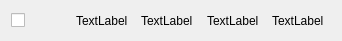
<?xml version="1.0" encoding="UTF-8"?>
<ui version="4.0">
 <class>TaskItem</class>
 <widget class="QWidget" name="TaskItem">
  <property name="geometry">
   <rect>
    <x>0</x>
    <y>0</y>
    <width>342</width>
    <height>41</height>
   </rect>
  </property>
  <property name="windowTitle">
   <string>Form</string>
  </property>
  <layout class="QHBoxLayout" name="horizontalLayout">
   <item>
    <widget class="QCheckBox" name="Check">
     <property name="text">
      <string/>
     </property>
    </widget>
   </item>
   <item>
    <widget class="QLabel" name="FileName">
     <property name="text">
      <string>TextLabel</string>
     </property>
    </widget>
   </item>
   <item>
    <widget class="QLabel" name="NodeName">
     <property name="text">
      <string>TextLabel</string>
     </property>
    </widget>
   </item>
   <item>
    <widget class="QLabel" name="TaskType">
     <property name="text">
      <string>TextLabel</string>
     </property>
    </widget>
   </item>
   <item>
    <widget class="QLabel" name="Value">
     <property name="text">
      <string>TextLabel</string>
     </property>
    </widget>
   </item>
  </layout>
 </widget>
 <resources/>
 <connections/>
</ui>
